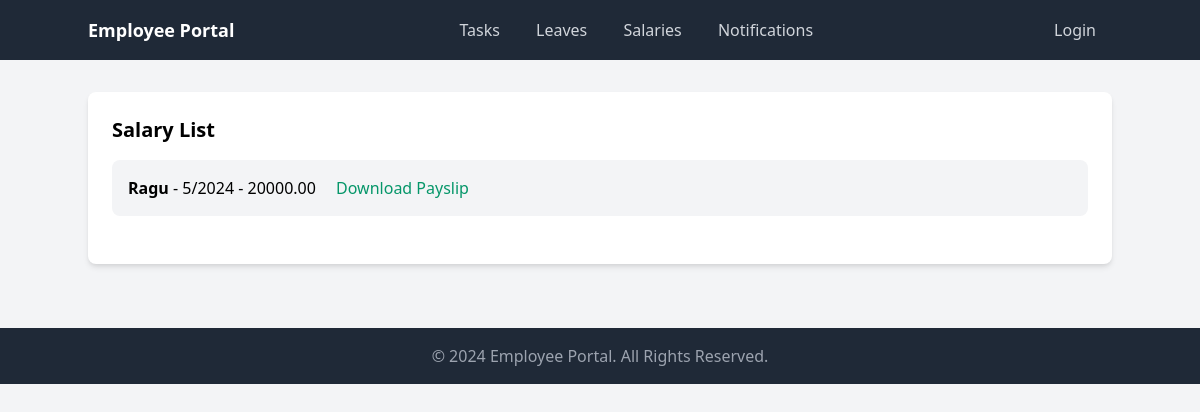
/salaries/, run on the app's committed database.
### portal/models.py (models this page shows, shortened)
class Salary(models.Model):
    employee = models.ForeignKey(User, on_delete=models.CASCADE)
    month = models.CharField(max_length=20)
    year = models.PositiveIntegerField()
    amount = models.DecimalField(max_digits=10, decimal_places=2)

### portal/views.py (the view)
# urls.py: path('salaries/', views.salary_list, name='salary_list'),
def salary_list(request):
    salaries = Salary.objects.all()
    return render(request, 'portal/salary_list.html', {'salaries': salaries})

### templates/portal/salary_list.html (shortened to what this page needs)
{% extends 'base.html' %}
{% block content %}
<div class="container mx-auto">
    <h2 class="text-xl font-bold mb-4">Salary List</h2>
    <ul class="mb-6">
        {% for salary in salaries %}
        <li class="bg-gray-100 p-4 mb-3 rounded-lg">
            <strong>{{ salary.employee.username }}</strong> - {{ salary.month }}/{{ salary.year }} - {{ salary.amount }}
            <a href="{% url 'download_payslip' salary.id %}" class="text-green-600 ml-4">Download Payslip</a>
        </li>
        {% empty %}
        <li class="text-gray-600">No salaries found.</li>
        {% endfor %}
    </ul>
</div>
{% endblock %}

### data on the page
Salary: employee.username "Ragu", month "5", year "2024", amount "20000.00"
